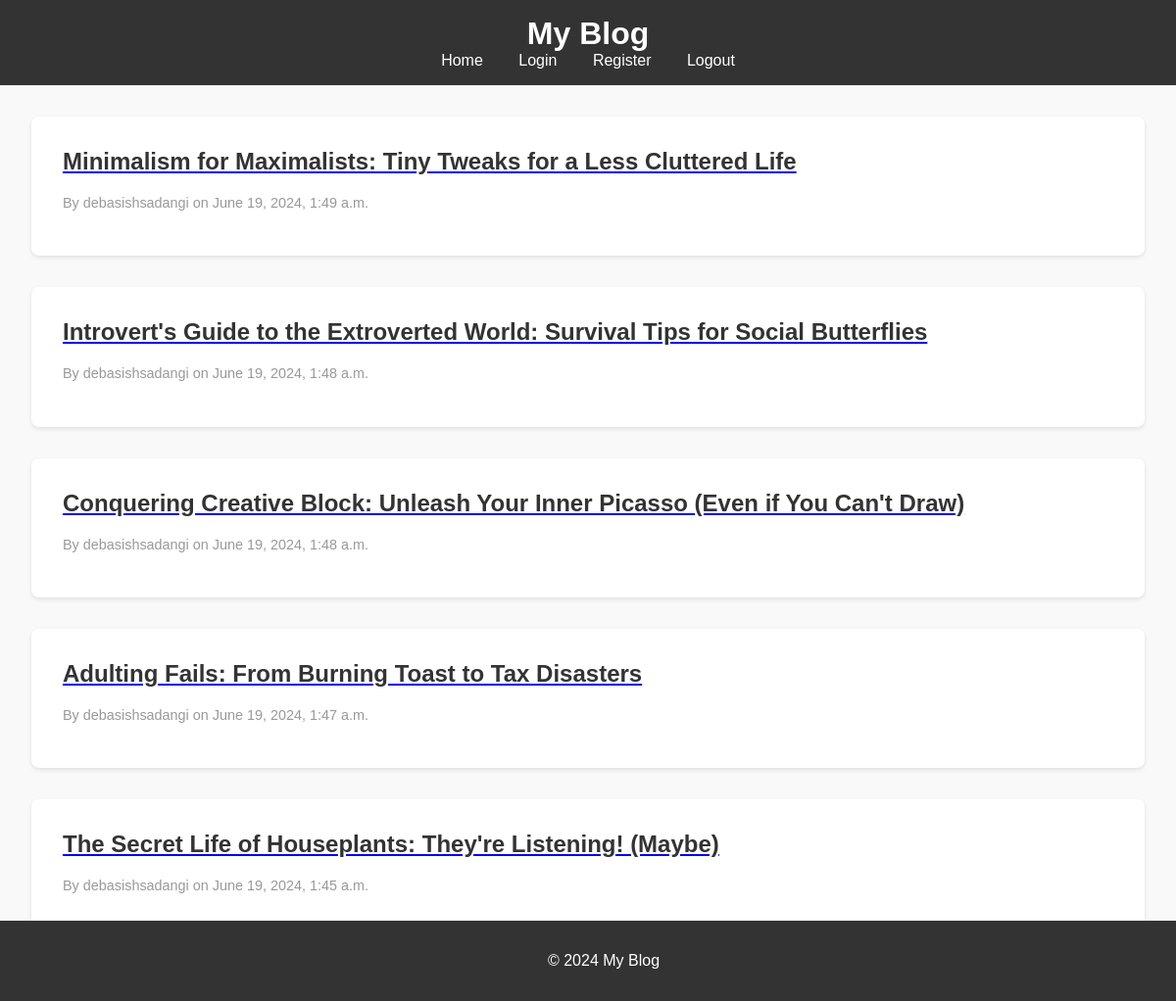
Screenshot of /blog/ with the database file from the repository.
### blog/models.py (models this page shows, shortened)
class Post(models.Model):
    writer = models.ForeignKey(User, on_delete=models.CASCADE)
    title = models.CharField(max_length=255)
    description = models.TextField()
    created_at = models.DateTimeField(default=timezone.now)
    updated_at = models.DateTimeField(auto_now=True)

### blog/views.py (the view)
# urls.py: path('',views.blog_list, name='list'),
def blog_list(request):
    blogs = Post.objects.all().order_by('-created_at')
    return render(request, 'blog/list.html', {'blogs':blogs})

### blog/Templates/blog/list.html (shortened to what this page needs)
{% extends 'layout.html' %}
{% block content %}
    {% for blog in blogs %}
    <article id="post">
        <a href={% url "blog:view" pk=blog.pk %}><h2>{{blog.title}}</h2></a>
        <p class="author">By {{blog.writer}} on <time>{{blog.created_at}}</time></p>
    </article>
    {% endfor %}
{% endblock content %}

### Templates/layout.html (shortened to what this page needs)
<!DOCTYPE html>
{% load static %}
<html lang="en">
<head>
    <link rel="stylesheet" href="{% static 'css/styles.css' %}">
</head>
<body>
    <header>
        <h1>My Blog</h1>
        <nav>
            <a href="/">Home</a>
            <a href="{% url 'users:login' %}">Login</a>
            <a href="{% url 'users:registration'  %}">Register</a>
            <a href="{% url 'users:logout' %}">Logout</a>
        </nav>
    </header>
    <main>
        {% block content %}
        {% endblock content %}
    </main>
    <footer>
        <p>&copy; 2024 My Blog</p>
    </footer>
</body>
</html>

### static/css/styles.css (style rules this page uses)
body { font-family: Arial, sans-serif; margin: 0; padding: 0; background-color: #f9f9f9; }
header { background-color: #333; color: #fff; padding: 1rem; text-align: center; }
header h1 { margin: 0; }
nav a { color: #fff; margin: 0 1rem; text-decoration: none; }
main { padding: 2rem; }
footer { background-color: #333; color: #fff; text-align: center; padding: 1rem; position: fixed; width: 100%; bottom: 0; }
#post { background-color: #fff; padding: 2rem; border-radius: 8px; margin-bottom: 2rem; box-shadow: 0 2px 4px rgba(0, 0, 0, 0.1); }
#post h2 { margin-top: 0; color: #333; }
#post .author { font-size: 0.9rem; color: #999; }

### rows the page displays
Post: title "Minimalism for Maximalists: Tiny Tweaks for a Less Cluttered Life", writer "debasishsadangi", created_at "June 19, 2024, 1:49 a.m."
Post: title "Introvert's Guide to the Extroverted World: Survival Tips for Social Butterflies", writer "debasishsadangi", created_at "June 19, 2024, 1:48 a.m."
Post: title "Conquering Creative Block: Unleash Your Inner Picasso (Even if You Can't Draw)", writer "debasishsadangi", created_at "June 19, 2024, 1:48 a.m."
Post: title "Adulting Fails: From Burning Toast to Tax Disasters", writer "debasishsadangi", created_at "June 19, 2024, 1:47 a.m."
Post: title "The Secret Life of Houseplants: They're Listening! (Maybe)", writer "debasishsadangi", created_at "June 19, 2024, 1:45 a.m."
